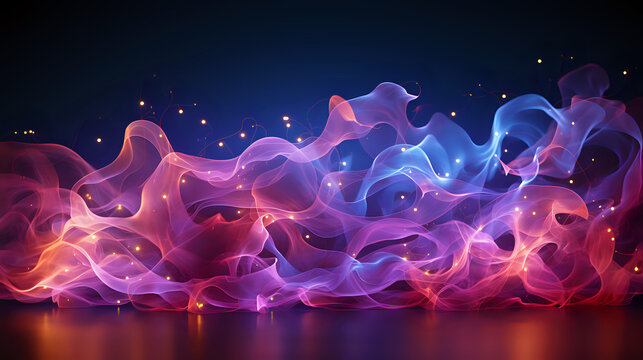
#> input picture image.jpg, 643 x 360 px
$ python main.py
#> lines starting #> are read from the running program, lines starting #| are printed output that depends on the picture
#Resizing, rotating, brightening, and cropping an image using OpenCV in Python
import cv2

# Load the image
image = cv2.imread("image.jpg")
#> image is the input picture: shape (360, 643, 3); mean B, G, R 88.3, 41.7, 79.9

# 1. Rotate the image 90 degrees
rotated = cv2.rotate(image, cv2.ROTATE_90_CLOCKWISE)
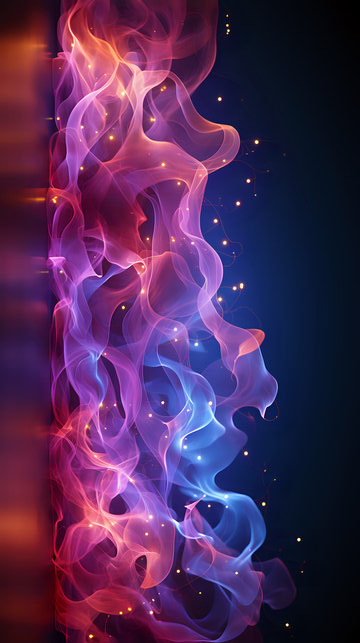
#> rotated: shape (643, 360, 3); mean B, G, R 88.3, 41.7, 79.9

# 2. Brighten the image
brightened = cv2.convertScaleAbs(image, alpha=1.2, beta=50)
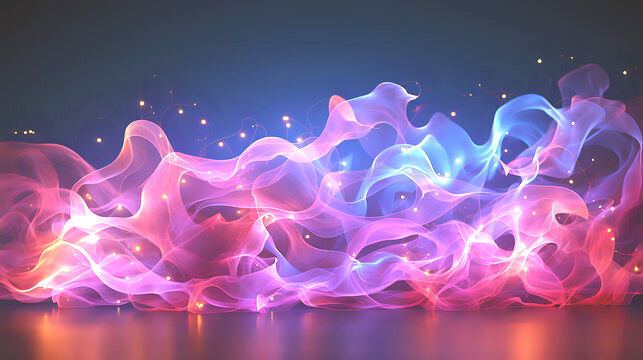
#> brightened: shape (360, 643, 3); mean B, G, R 151.9, 99.7, 141.5

# 3. Crop a section of the image
cropped = image[50:300, 100:400]
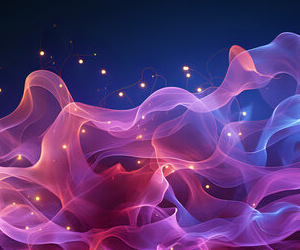
#> cropped: shape (250, 300, 3); mean B, G, R 119.6, 53.7, 94.3

# Display the images
cv2.imshow("Original Image", image)
cv2.imshow("Rotated Image", rotated)
cv2.imshow("Brightened Image", brightened)
cv2.imshow("Cropped Image", cropped)

# Save the manipulated images
cv2.imwrite("rotated_image.jpg", rotated)
cv2.imwrite("brightened_image.jpg", brightened)
cv2.imwrite("cropped_image.jpg", cropped)

# Wait and close
cv2.waitKey(0)
cv2.destroyAllWindows()
